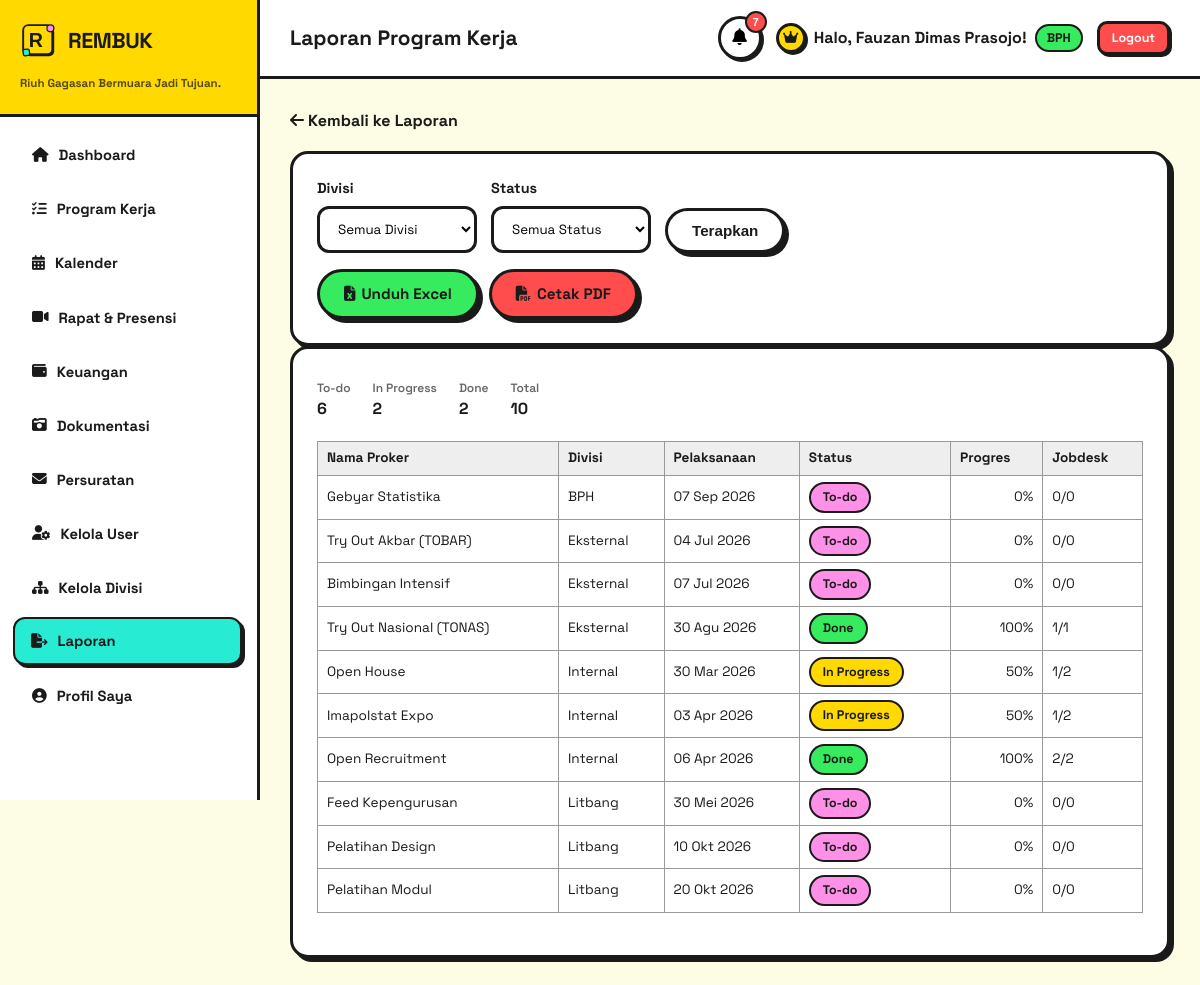
The page /laporan/proker.php (signed in) on the database its author committed.
### tables this page shows
CREATE TABLE `proker` (
  `id` int(11) NOT NULL,
  `nama_proker` varchar(200) NOT NULL,
  `divisi_id` int(11) NOT NULL,
  `deskripsi` text DEFAULT NULL,
  `tanggal_pelaksanaan` date NOT NULL,
  `tanggal_selesai` date DEFAULT NULL,
  `status` enum('To-do','In Progress','Done') DEFAULT 'To-do',
  `progress_persen` int(11) DEFAULT 0,
  `created_by` int(11) DEFAULT NULL,
  `created_at` timestamp NOT NULL DEFAULT current_timestamp()
);

CREATE TABLE `divisi` (
  `id` int(11) NOT NULL,
  `nama_divisi` varchar(100) NOT NULL,
  `deskripsi` text DEFAULT NULL,
  `created_at` timestamp NOT NULL DEFAULT current_timestamp()
);

### laporan/proker.php (the view, shortened to what this page needs)
<?php
require_once '../includes/init.php';
$divisi_id = (int) ($_GET['divisi_id'] ?? 0);
$status = in_array($_GET['status'] ?? '', ['To-do', 'In Progress', 'Done'], true) ? $_GET['status'] : '';
$format = $_GET['format'] ?? '';
$where = [];
$params = [];
$sqlWhere = $where ? ('WHERE ' . implode(' AND ', $where)) : '';
$stmt = $pdo->prepare(
    "SELECT p.*, d.nama_divisi, u.nama_lengkap AS pembuat,
        (SELECT COUNT(*) FROM tasks t WHERE t.proker_id = p.id) AS total_jobdesk,
        (SELECT COUNT(*) FROM tasks t WHERE t.proker_id = p.id AND t.status = 'Done') AS jobdesk_selesai
     FROM proker p
     JOIN divisi d ON d.id = p.divisi_id
     LEFT JOIN users u ON u.id = p.created_by
     $sqlWhere
     ORDER BY d.nama_divisi, p.tanggal_pelaksanaan"
);
$stmt->execute($params);
$daftar = $stmt->fetchAll();
$rekap = ['To-do' => 0, 'In Progress' => 0, 'Done' => 0];
foreach ($daftar as $p) { $rekap[$p['status']]++; }
    ?>
    <?php
require_once '../includes/header.php';
    ?>
<?php if ($format !== 'pdf'): ?>
<div class="detail-back"><a href="index.php" class="back-link"><i class="fas fa-arrow-left"></i> Kembali ke Laporan</a></div>
<div class="neo-card">
    <form method="GET" class="laporan-filter-form">
        <div class="modal-form-group">
            <label class="neo-label" for="divisi_id">Divisi</label>
            <select id="divisi_id" name="divisi_id" class="neo-input">
                <option value="">Semua Divisi</option>
            </select>
        </div>
        <div class="modal-form-group">
            <label class="neo-label" for="status">Status</label>
            <select id="status" name="status" class="neo-input">
                <option value="">Semua Status</option>
            </select>
        </div>
        <button type="submit" class="neo-btn neo-btn-outline">Terapkan</button>
    </form>
    <div class="laporan-actions">
        <a href="?divisi_id=<?= $divisi_id ?>&amp;status=<?= e($status) ?>&amp;format=excel" class="neo-btn neo-btn-success no-link"><i class="fas fa-file-excel"></i> Unduh Excel</a>
        <a href="?divisi_id=<?= $divisi_id ?>&amp;status=<?= e($status) ?>&amp;format=pdf" target="_blank" class="neo-btn neo-btn-danger no-link"><i class="fas fa-file-pdf"></i> Cetak PDF</a>
    </div>
</div>
<div class="neo-card">
    <div class="laporan-rekap">
        <div><span>To-do</span><?= $rekap['To-do'] ?></div>
        <div><span>In Progress</span><?= $rekap['In Progress'] ?></div>
        <div><span>Done</span><?= $rekap['Done'] ?></div>
        <div><span>Total</span><?= count($daftar) ?></div>
    </div>
    <table class="laporan-table">
        <thead><tr><th>Nama Proker</th><th>Divisi</th><th>Pelaksanaan</th><th>Status</th><th class="num">Progres</th><th>Jobdesk</th></tr></thead>
        <tbody>
            <?php foreach ($daftar as $p): ?>
            <tr>
                <td><?= e($p['nama_proker']) ?></td>
                <td><?= e($p['nama_divisi']) ?></td>
                <td><?= tanggalIndo($p['tanggal_pelaksanaan']) ?></td>
                <td><span class="neo-badge status-<?= $p['status'] == 'Done' ? 'done' : ($p['status'] == 'In Progress' ? 'progress' : 'todo') ?>"><?= e($p['status']) ?></span></td>
                <td class="num"><?= (int) $p['progress_persen'] ?>%</td>
                <td><?= (int) $p['jobdesk_selesai'] ?>/<?= (int) $p['total_jobdesk'] ?></td>
            </tr>
            <?php endforeach; ?>
        </tbody>
    </table>
</div>
<?php endif; ?>
<?php require_once '../includes/footer.php'; ?>

### assets/css/neobrutalism.css (style rules this page uses)
:root { --bg-color: #fdfce5; --main-black: #1a1a1a; --accent-yellow: #ffd900; --accent-pink: #ff90e8; --accent-cyan: #28ebd4; --accent-green: #37eb5f; --accent-red: #ff4d4d; --shadow-solid: 4px 4px 0px var(--main-black); --shadow-lift: 6px 6px 0px var(--main-black); --radius-card: 18px; --radius-btn: 999px; --radius-btn-square: 10px; --ease: cubic-bezier(.2,.8,.2,1); }
* { box-sizing: border-box; }
body { background-color: var(--bg-color); color: var(--main-black); font-family: 'Space Grotesk', 'Courier New', monospace; margin: 0; line-height: 1.5; }
.neo-card { background-color: #ffffff; border: 3px solid var(--main-black); border-radius: var(--radius-card); box-shadow: var(--shadow-solid); padding: 24px; transition: transform 0.2s var(--ease), box-shadow 0.2s var(--ease); }
.neo-btn { background-color: var(--accent-cyan); color: var(--main-black); border: 3px solid var(--main-black); border-radius: var(--radius-btn); padding: 11px 24px; font-weight: 700; cursor: pointer; box-shadow: var(--shadow-solid); font-size: 0.95rem; transition: all 0.15s var(--ease); display: inline-flex; align-items: center; text-decoration: none; gap: 6px; }
.neo-btn-success { background-color: var(--accent-green); }
.neo-btn-danger { background-color: var(--accent-red); color: #fff; }
.neo-btn-outline { background-color: #fff; }
.neo-input { border: 3px solid var(--main-black); border-radius: 12px; padding: 11px 14px; font-family: inherit; width: 100%; background: #fff; }
label.neo-label { font-weight: 700; display: block; margin-bottom: 6px; font-size: 0.9rem; }
.neo-badge { display: inline-block; padding: 4px 12px; border: 2px solid var(--main-black); border-radius: var(--radius-btn); font-weight: 700; font-size: 0.78rem; }
.no-link { color: var(--main-black); font-weight: 700; text-decoration: none; }
.status-todo, .badge-todo { background: var(--accent-pink); }
.status-progress, .badge-progress { background: var(--accent-yellow); }
.status-done, .badge-done { background: var(--accent-green); }
.back-link { color: var(--main-black); font-weight: 700; text-decoration: none; }
.modal-form-group { margin-bottom: 15px; }
.detail-back { margin-bottom: 18px; }
.laporan-filter-form { display: flex; flex-wrap: wrap; gap: 14px; align-items: flex-end; }
.laporan-filter-form .modal-form-group { margin: 0; min-width: 160px; }
.laporan-actions { display: flex; gap: 10px; flex-wrap: wrap; margin-top: 16px; }
.laporan-table { width: 100%; border-collapse: collapse; margin-bottom: 18px; }
.laporan-table th, .laporan-table td { border: 1px solid #999; padding: 6px 9px; font-size: 0.85rem; text-align: left; }
.laporan-table th { background: #eee; font-weight: 800; }
.laporan-table td.num { text-align: right; white-space: nowrap; }
.laporan-rekap { display: flex; gap: 22px; flex-wrap: wrap; margin: 6px 0 20px; font-weight: 700; }
.laporan-rekap span { display: block; font-size: 0.75rem; font-weight: 600; color: #666; }

### rows shown on the page
proker: id "6", nama_proker "Open House", divisi.nama_divisi "Internal", tanggal_pelaksanaan "30 Mar 2026", status "In Progress", progress_persen "50", jobdesk_selesai "1", total_jobdesk "2"
proker: nama_proker "Gebyar Statistika", divisi.nama_divisi "BPH", tanggal_pelaksanaan "07 Sep 2026", status "To-do", progress_persen "0", jobdesk_selesai "0", total_jobdesk "0"
proker: nama_proker "Try Out Akbar (TOBAR)", divisi.nama_divisi "Eksternal", tanggal_pelaksanaan "04 Jul 2026", status "To-do", progress_persen "0", jobdesk_selesai "0", total_jobdesk "0"
proker: nama_proker "Bimbingan Intensif", divisi.nama_divisi "Eksternal", tanggal_pelaksanaan "07 Jul 2026", status "To-do", progress_persen "0", jobdesk_selesai "0", total_jobdesk "0"
proker: nama_proker "Try Out Nasional (TONAS)", divisi.nama_divisi "Eksternal", tanggal_pelaksanaan "30 Agu 2026", status "Done", progress_persen "100", jobdesk_selesai "1", total_jobdesk "1"
proker: nama_proker "Imapolstat Expo", divisi.nama_divisi "Internal", tanggal_pelaksanaan "03 Apr 2026", status "In Progress", progress_persen "50", jobdesk_selesai "1", total_jobdesk "2"
proker: nama_proker "Open Recruitment", divisi.nama_divisi "Internal", tanggal_pelaksanaan "06 Apr 2026", status "Done", progress_persen "100", jobdesk_selesai "2", total_jobdesk "2"
proker: nama_proker "Feed Kepengurusan", divisi.nama_divisi "Litbang", tanggal_pelaksanaan "30 Mei 2026", status "To-do", progress_persen "0", jobdesk_selesai "0", total_jobdesk "0"
proker: nama_proker "Pelatihan Design", divisi.nama_divisi "Litbang", tanggal_pelaksanaan "10 Okt 2026", status "To-do", progress_persen "0", jobdesk_selesai "0", total_jobdesk "0"
proker: nama_proker "Pelatihan Modul", divisi.nama_divisi "Litbang", tanggal_pelaksanaan "20 Okt 2026", status "To-do", progress_persen "0", jobdesk_selesai "0", total_jobdesk "0"

### other values the page prints
APP_NAME "REMBUK"
APP_TAGLINE "Riuh Gagasan Bermuara Jadi Tujuan."
$pageTitle "Laporan Program Kerja"
$notif_total "7"
$user_nama "Fauzan Dimas Prasojo"
$user_role "BPH"
$rekap['In Progress'] "2"
$rekap['Done'] "2"
count($daftar) "10"
